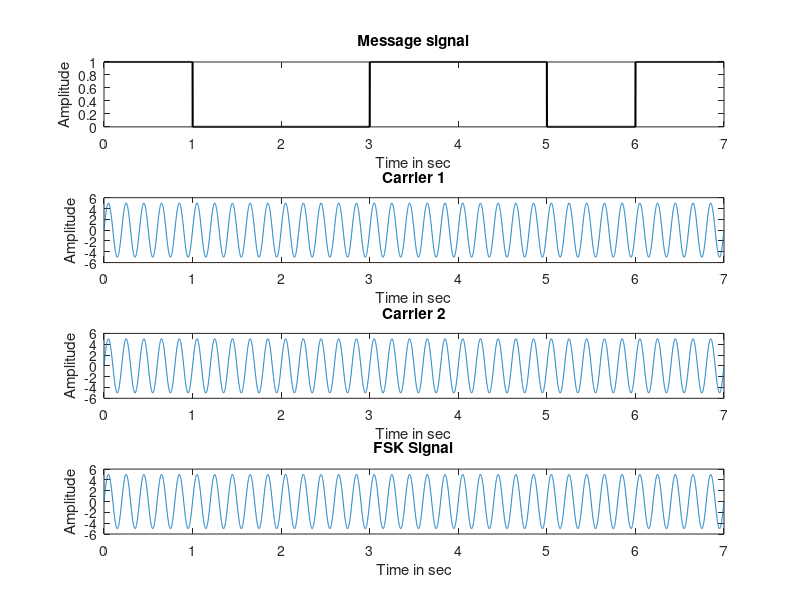

This figure's MATLAB source:
clear all; %clear workspace window
close all; %close all window except command window
clc; %clear command window

amp = input("Enter amplitude of the carriers: ");
f1 = input("Enter frequency of the first carrier: ");
f2 = input("Enter frequency of the second carrier: ");
x = [1 0 0 1 1 0 1];
bit = [];

for i=1:length(x)
    if (x(i)==1)
        k = ones(1,1000);
    else
        k = zeros(1,1000);
    end
    bit = [bit k];
end

t = 0.001:0.001:length(x);
c1 = amp.*sin(2*pi*f1*t);
c2 = amp.*sin(2*pi*f2*t);

for j=1:1000*length(x)
    if(bit(j)==1)
        mbit(j) = c1(j);
    else
        mbit(j) = c2(j);
    end
end

subplot(4,1,1);
plot(t,bit,'k','lineWidth',1.5);
title("Message signal");
xlabel("Time in sec");
ylabel("Amplitude");

subplot(4,1,2);
plot(t,c1);
title("Carrier 1");
xlabel("Time in sec");
ylabel("Amplitude");

subplot(4,1,3);
plot(t,c2);
title("Carrier 2");
xlabel("Time in sec");
ylabel("Amplitude");

subplot(4,1,4);
plot(t,mbit);
title("FSK Signal");
xlabel("Time in sec");
ylabel("Amplitude");

